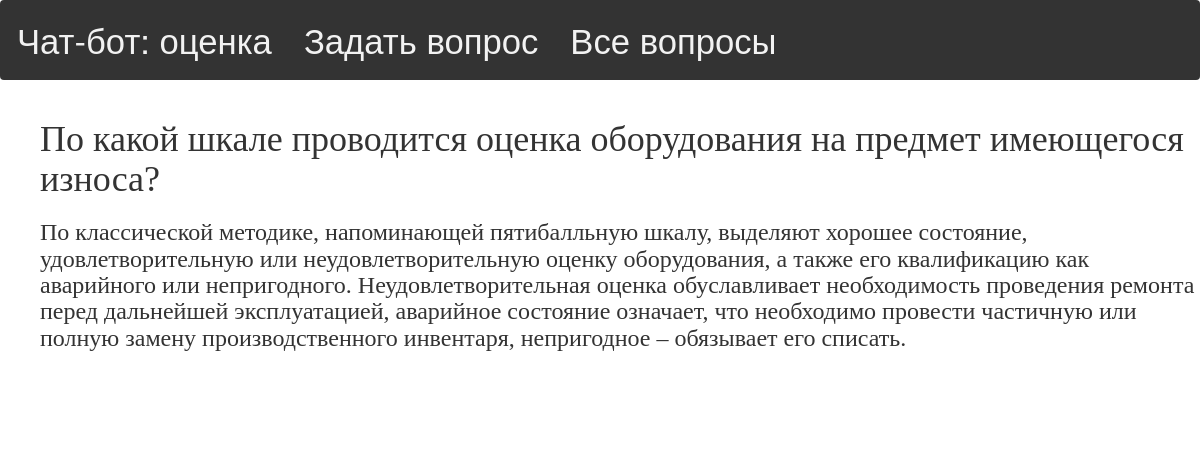
The page /answer/806/ on the database its author committed.
### myapp/models.py (models this page shows, shortened)
class Question(models.Model):
    question = models.TextField(default='')
    answer = models.TextField(default='')
    asked_date = models.IntegerField(default=0)

### myapp/views.py (the view)
# urls.py: path('answer/<int:pk>/', views.answer, name='answer'),
def answer(request, pk):
    if (len(config.main_bag) == 0):
        init(Question.objects.all())
    answer = get_object_or_404(Question, pk=pk)
    answer.asked_date = timezone.now().timestamp()
    answer.save()
    return render(request, 'myapp/answer.html', {'answer': answer})

### myapp/templates/myapp/answer.html
{% extends 'myapp/base.html' %}
{% block content %}
    <div class="question">
        <h1>{{ answer.question }}</h1>
        <h3>{{ answer.answer|linebreaksbr }}</h3>
    </div>
{% endblock %}

### myapp/static/css/home.css (style rules this page uses)
h1, h2, h3, h4 { font-family: 'HANSIEF'; }
.question { width: 100%; margin-bottom: 70px; }

### rows shown on the page
Question: question "По какой шкале проводится оценка оборудования на предмет имеющегося износа?", answer "По классической методике, напоминающей пятибалльную шкалу, выделяют хорошее состояние, удовлетворительную или неудовлетворительную оценку оборудования, а также его квалификацию как аварийного или непригодного. Неудовлетворительная оценка обуславливает необходимость проведения ремонта перед дальнейшей эксплуатацией, аварийное состояние означает, что необходимо провести частичную или полную замену производственного инвентаря, непригодное – обязывает его списать."
